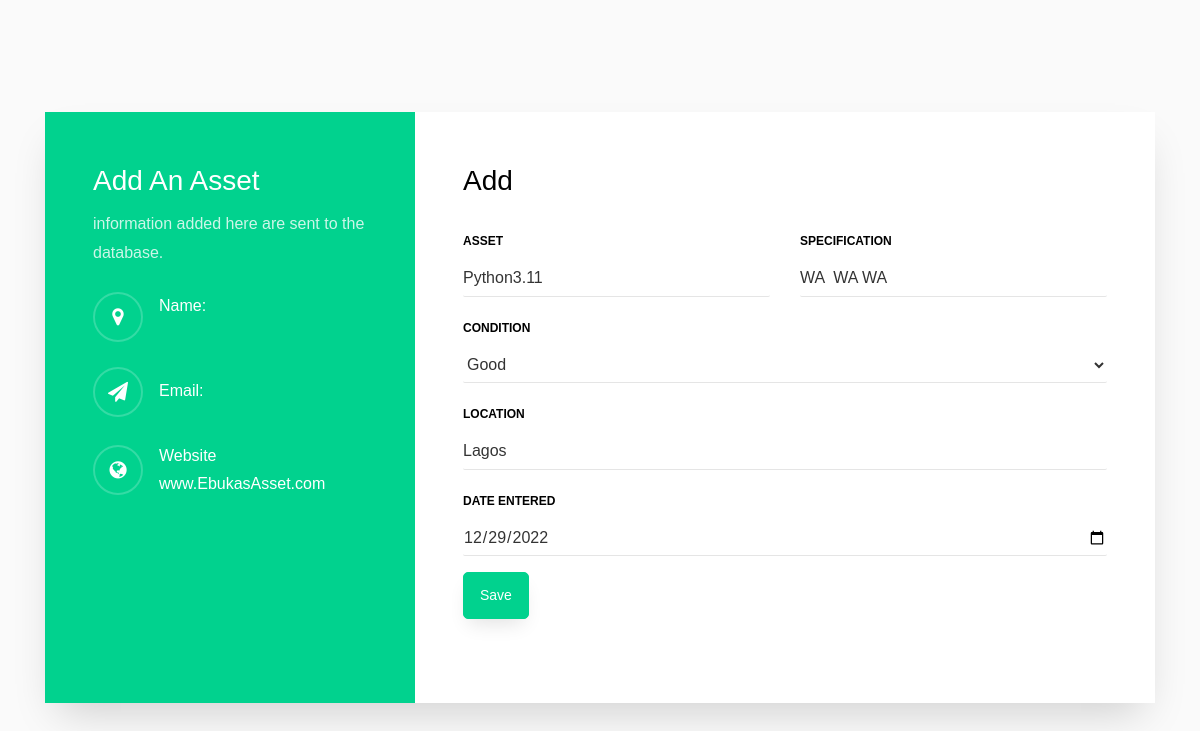
Page /asset/update/4 on the committed database.
### data/models.py (models this page shows, shortened)
class Asset(models.Model):
    name=models.CharField(max_length=100)
    specifications=models.CharField(max_length=100)
    condition=models.CharField(max_length=100,choices=spec_choices)
    location=models.CharField(max_length=100)
    date_entered=models.DateField(null=True)

### data/views.py (the view, shortened to what this page needs)
# urls.py: path("update/<pk>",AssetUpdateView.as_view(),name="update"),
class AssetUpdateView(UpdateView):
    model = Asset
    template_name = "data/index.html"
    form_class=AssetForm

### data/forms.py
class AssetForm(forms.ModelForm):
    class Meta:
        model = Asset
        fields = '__all__'
        widgets = {
            'name': TextInput(attrs={'class': 'form-control', 'id': 'title', 'placeholder': 'Asset'}),
            'specifications': TextInput(attrs={'class': 'form-control', 'id': 'title', 'placeholder': 'Specification'}),
            'condition': Select(attrs={'class': 'form-control', 'id': 'title', 'placeholder': 'Condition'}),
            'location': TextInput(attrs={'class': 'form-control', 'id': 'title', 'placeholder': 'Location'}),
            'date_entered': DateInput(attrs={'class': 'form-control', 'id': 'title', 'placeholder': 'date', 'type':'date'}),
        }

### data/templates/data/index.html (shortened to what this page needs)
<!doctype html>
{% load widget_tweaks %}
{% load static %}
<html lang="en">
  <head>
	<link rel="stylesheet" href="https://stackpath.bootstrapcdn.com/font-awesome/4.7.0/css/font-awesome.min.css">
	<link rel="stylesheet" href="{% static  'data/css/style.css'%}">
	</head>
	<body>
	<section class="ftco-section">
		<div class="container">
			<div class="row justify-content-center">
				<div class="col-md-12">
					<div class="wrapper">
						<div class="row no-gutters">
							<div class="col-lg-8 col-md-7 order-md-last d-flex align-items-stretch">
								<div class="contact-wrap w-100 p-md-5 p-4">
									<h3 class="mb-4">Add</h3>
									<form  method="post" id="contactForm" name="contactForm" class="contactForm">
										<div class="row">
											<div class="col-md-6">
												<div class="form-group">
													<label class="label" for="name">Asset</label>
                          {{form.name}}
												</div>
											</div>
											<div class="col-md-6">
												<div class="form-group">
													<label class="label" for="email">Specification</label>
													{{form.specifications}}
												</div>
											</div>
											<div class="col-md-12">
												<div class="form-group">
													<label class="label" for="subject">Condition</label>
													{{form.condition}}
												</div>
											</div>
											<div class="col-md-12">
												<div class="form-group">
													<label class="label" for="#">Location</label>
													{{form.location}}
												</div>
											</div>
                      <div class="col-md-12">
												<div class="form-group">
													<label class="label" for="#">Date Entered </label>
													{{form.date_entered}}
												</div>
											</div>
											<div class="col-md-12">
												<div class="form-group">
													<input type="submit" value="Save" class="btn btn-primary">
												</div>
											</div>
										</div>
									</form>
								</div>
							</div>
							<div class="col-lg-4 col-md-5 d-flex align-items-stretch">
								<div class="info-wrap bg-primary w-100 p-md-5 p-4">
									<h3>Add An Asset</h3>
									<p class="mb-4">information added here are sent to the database.</p>
				        	<div class="dbox w-100 d-flex align-items-start">
				        		<div class="icon d-flex align-items-center justify-content-center">
				        			<span class="fa fa-map-marker"></span>
				        		</div>
				        		<div class="text pl-3">
					            <p><span>Name:</span> {{user.username}}</p>
					          </div>
				          </div>
				        	<div class="dbox w-100 d-flex align-items-center">
				        		<div class="icon d-flex align-items-center justify-content-center">
				        			<span class="fa fa-paper-plane"></span>
				        		</div>
				        		<div class="text pl-3">
					            <p><span>Email:</span> <a href="mailto:info@yoursite.com">{{user.email}}</a></p>
					          </div>
				          </div>
				        	<div class="dbox w-100 d-flex align-items-center">
				        		<div class="icon d-flex align-items-center justify-content-center">
				        			<span class="fa fa-globe"></span>
				        		</div>
				        		<div class="text pl-3">
					            <p><span>Website</span> <a href="#">www.EbukasAsset.com</a></p>
					          </div>
				          </div>
			          </div>
							</div>
						</div>
					</div>
				</div>
			</div>
		</div>
	</section>
	</body>
</html>

### rows in the picture
Asset: name "Python3.11", specifications "WA WA WA", condition "Good", location "Lagos", date_entered "12/29/2022"
